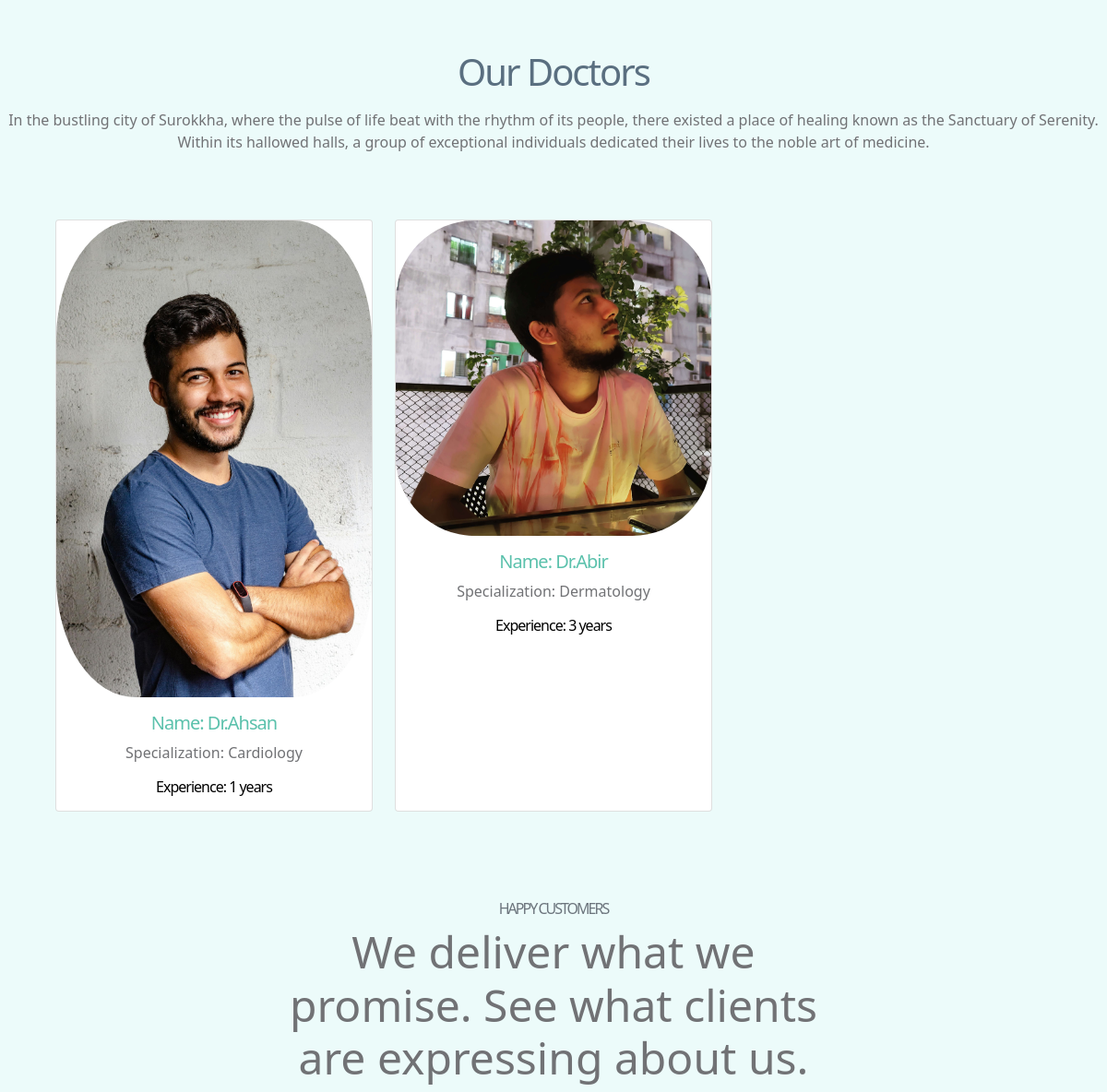
Before: / (middle part) with the older database file.
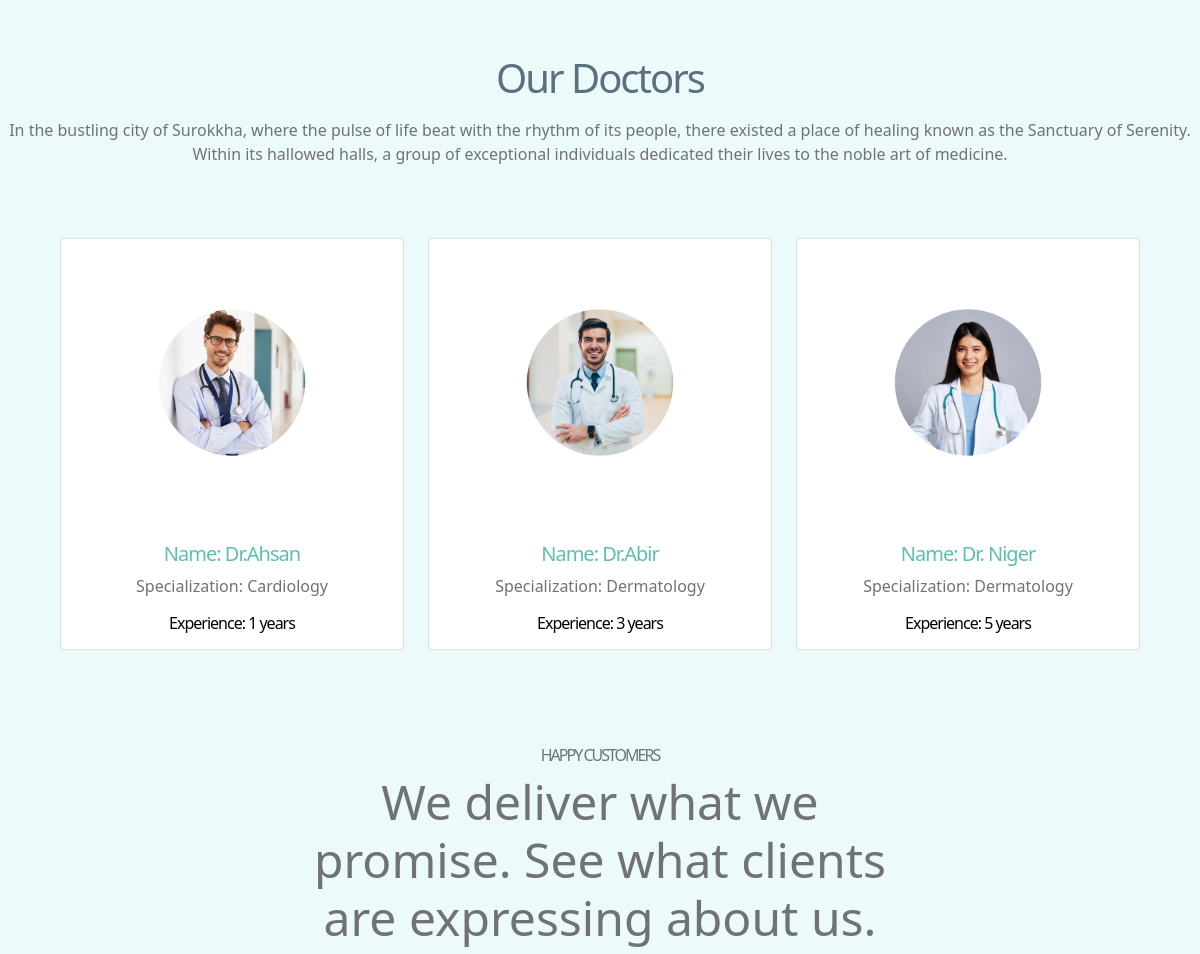
After: the same page with the newer database file.
### doctor/models.py (models this page shows, shortened)
class Doctor(models.Model):
    user = models.OneToOneField(User, on_delete=models.CASCADE)
    image = models.ImageField(upload_to='doctor/images/')
    specialization = models.CharField(max_length=100)
    experience = models.IntegerField()

### surokkha/views.py (the view)
# urls.py: 2. Add a URL to urlpatterns:  path('', views.home, name='home')
def home(request):
    doctors = Doctor.objects.all()
    return render(request, 'home.html', {'doctors': doctors})

### templates/home.html (shortened to what this page needs)
{% extends "base.html" %}
{% block content %}
{% load static %}
<section>
  <div class="d-flex justify-content-center align-items-center  ">
    <div class="d-flex mr-5">
      <div class="d-flex flex-column">
      </div>
      <div class="d-flex flex-column">
        <div class="mt-3  mx-2 ">
        </div>
      </div>
    </div>
  </div>
</section>
<section>
  <div class="text-center mx-auto mt-5 ">
    <h1 class="" style="color: #5a6f80;">Our Doctors</h1>
    <p class="pt-2 mb-5">In the bustling city of Surokkha, where the pulse of life beat with the rhythm of its people,
      there existed a place of healing known as the Sanctuary of Serenity. <br>Within its hallowed halls, a group of
      exceptional individuals dedicated their lives to the noble art of medicine.
    </p>
  </div>
  <div class="row row-cols-1 row-cols-md-3 g-4 m-5 text-center">
    {% for doctor in doctors %}
    <div class="col">
      <div class="card h-100">
        <img src="{{ doctor.image.url }}" class="card-img-top" alt="..."
          style=" align-items: center; border-radius: 25%;">
        <div class="card-body">
          <h5 class="card-title">Name: {{ doctor.user.first_name }}</h5>
          <p class="card-text">Specialization: {{ doctor.specialization }}</p>
          <h6 class="card-text">Experience: {{ doctor.experience }} years</h6>
        </div>
      </div>
    </div>
    {% endfor %}
  </div>
</section>
<section class=" py-5 py-xl-8">
  <div class="container">
    <div class="row justify-content-md-center">
      <div class="col-12 col-md-10 col-lg-8 col-xl-7 col-xxl-6">
        <h1 class="fs-6 text-secondary mb-2 text-uppercase text-center">Happy Customers</h1>
        <p class="display-5 mb-4 mb-md-5 text-center">We deliver what we promise. See what clients are expressing about us.</p>
      </div>
    </div>
  </div>
</section>
{% endblock %}

### templates/base.html (shortened to what this page needs)
<!doctype html>
<html lang="en">
{% load static %}
<head>
  <link href="https://cdn.jsdelivr.net/npm/bootstrap@5.0.2/dist/css/bootstrap.min.css" rel="stylesheet"
>
  <link rel="stylesheet" href="{% static 'style.css' %}">
  <link rel="stylesheet" href="path/to/font-awesome/css/font-awesome.min.css">
</head>
<body " style=" background-color: #ECFBFA;">
  {% block content %}
  {% endblock %}
  {% include 'footer.html' %}
</body>
</html>

### templates/footer.html (shortened to what this page needs)
<!DOCTYPE html>
<html lang="en">
<head>
    <link href="https://cdn.jsdelivr.net/npm/bootstrap@5.0.2/dist/css/bootstrap.min.css" rel="stylesheet"
>
</head>
<body>
</body>
</html>

### static/style.css (style rules this page uses)
:root { --white-color: #ffffff; --primary-color: #5bc1ac; --secondary-color: #5a6f80; --section-bg-color: #f0f8ff; --site-footer-bg-color: #44525d; --custom-btn-bg-color: #597081; --custom-btn-bg-hover-color: #5bc1ac; --dark-color: #000000; --p-color: #717275; --border-color: #e9eaeb; --body-font-family: 'Metropolis', sans-serif; --h1-font-size: 52px; --h2-font-size: 46px; --h3-font-size: 32px; --h4-font-size: 28px; --h5-font-size: 24px; --h6-font-size: 22px; --p-font-size: 16px; --btn-font-size: 18px; --copyright-font-size: 14px; --border-radius-large: 100px; --border-radius-medium: 20px; --border-radius-small: 10px; --font-weight-light: 300; --font-weight-normal: 400; --font-weight-semibold: 600; --font-weight-bold: 700; }
body { background-color: var(--white-color); font-family: var(--body-font-family); }
h2, h3, h4, h5, h6 { color: var(--dark-color); }
h1, h2, h3, h4, h5, h6 { font-weight: var(--font-weight-semibold); letter-spacing: -1px; }
h1 { font-size: var(--h1-font-size); font-weight: var(--font-weight-bold); letter-spacing: -2px; }
h5 { color: var(--primary-color); font-size: var(--h5-font-size); }
h6 { font-size: var(--h6-font-size); }
p { color: var(--p-color); font-size: var(--p-font-size); font-weight: var(--font-weight-light); }

Changed rows visible on the page:
changed Doctor "Cardiology": image: a different picture
changed Doctor "Dr.Abir": image: a different picture
added Doctor: image (picture), user.first_name "Dr. Niger", specialization "Dermatology", experience "5"
